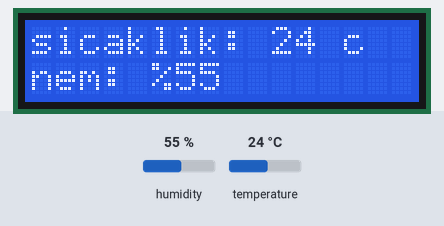
Recording of a sketch running on a simulated Arduino Uno, built with avr-gcc and run on an emulated ATmega328P. On the bench: 16×2 character LCD. The inputs (shaded band) are chosen by the test bench; at power-on: humidity 55 %, temperature 24 °C.

Above: at 11.2 s.
11.3 s: humidity set to 22 %
At 15.5 s:
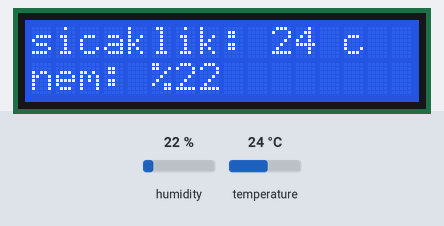
16.6 s: temperature set to 12 °C
At 21.1 s:
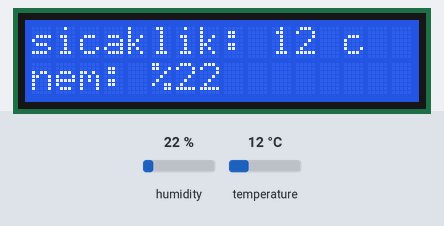
21.7 s: humidity set to 40 %
At 26.4 s:
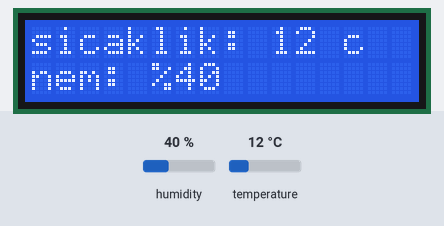
26.7 s: temperature set to 19 °C
At 31.1 s:
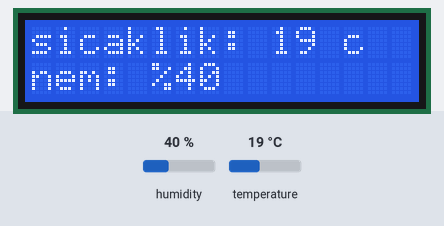
Timing chart, 0 to 32.6 s (numbered marks = the images above; inputs shaded):
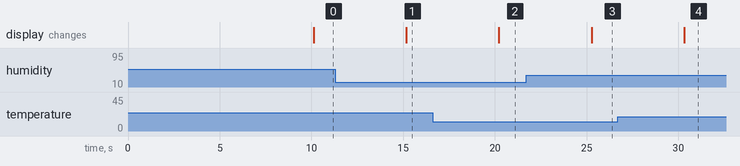

Measured:
- after the input at 11.3 s, the display: changes after 3.9 s (image 1)
- after the input at 16.6 s, the display: changes after 3.6 s (image 2)
- after the input at 21.7 s, the display: changes after 3.6 s (image 3)
- after the input at 26.7 s, the display: changes after 3.6 s (image 4)

The sketch:

lcd_ekran_DHT11_projesi.ino
```cpp
#include <LiquidCrystal_I2C.h>
#include <Wire.h>
#include <DHT.h>

#define DHTPIN 2
#define DHTTYPE DHT11

DHT dht (DHTPIN, DHTTYPE);
LiquidCrystal_I2C lcd(0x27,16,2);

void setup() {
 lcd.begin();
 lcd.print("yaman birturk");
 delay(10000);
 dht.begin();
}
void loop() {
 int temp = dht.readTemperature();
 int hum = dht.readHumidity();

 lcd.clear();
 lcd.setCursor(0,0);
 lcd.print("sicaklik: ");
 lcd.print(temp);
 lcd.print(" c");
 lcd.setCursor(0,1);
 lcd.print("nem: %");
 lcd.print(hum);

 delay(5000);
}
```
